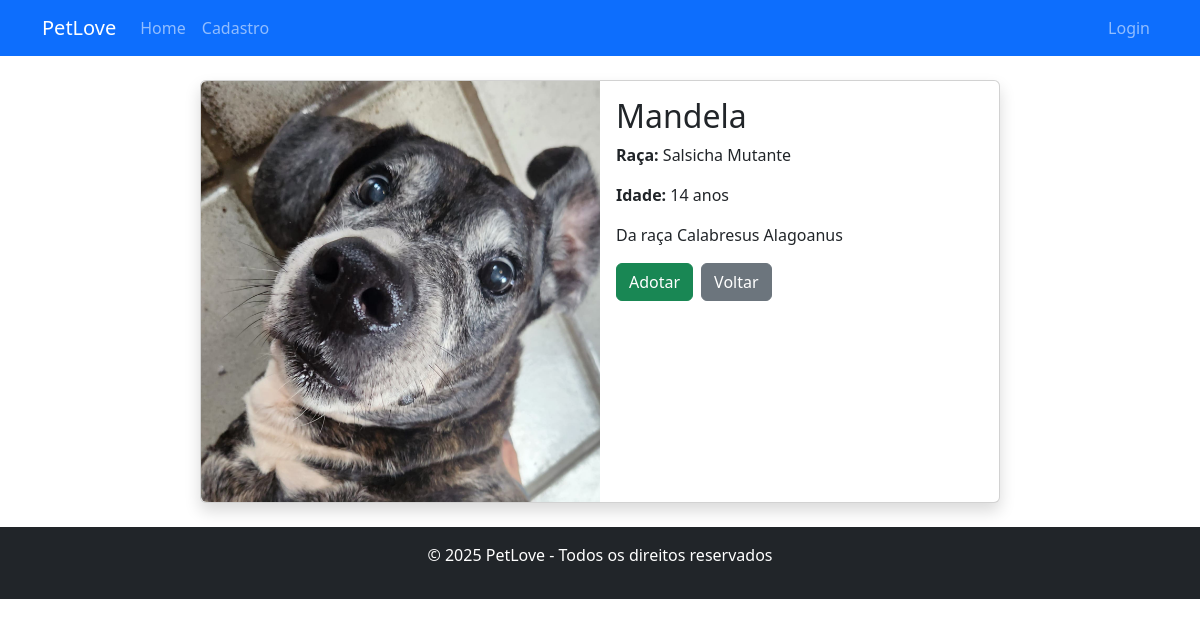
Screenshot of /3/ with the database file from the repository.
### pets/models.py (models this page shows, shortened)
class Pet(models.Model):
    nome = models.CharField(max_length=100)
    especie = models.CharField(max_length=50)
    idade = models.IntegerField()
    descricao = models.TextField()
    imagem = models.ImageField(upload_to='pets/', blank=True, null=True)
    categoria = models.ForeignKey(Categoria, on_delete=models.CASCADE, null=True, blank=True)

### pets/views.py (the view)
# urls.py: path('<int:pet_id>/', views.detalhar_pet, name='detalhar_pet'),
def detalhar_pet(request, pet_id):
    pet = get_object_or_404(Pet, id=pet_id)
    return render(request, 'pets/detalhar.html', {'pet': pet})

### pets/templates/pets/detalhar.html (shortened to what this page needs)
{% extends 'base.html' %}
{% block content %}
<div class="card mx-auto shadow" style="max-width: 800px;">
    <div class="row g-0">
        <div class="col-md-6">
            <img src="{{ pet.imagem.url }}" class="img-fluid rounded-start" alt="{{ pet.nome }}">
        </div>
        <div class="col-md-6">
            <div class="card-body">
                <h2 class="card-title">{{ pet.nome }}</h2>
                <p class="card-text"><strong>Raça:</strong> {{ pet.especie }}</p>
                <p class="card-text"><strong>Idade:</strong> {{ pet.idade }} anos</p>
                <p class="card-text">{{ pet.descricao }}</p>
                <div class="d-flex gap-2 mt-3">
                    <a href="{% url 'adotar_pet' pet.id %}" class="btn btn-success">Adotar</a>
                    <a href="{% url 'listar_pets' %}" class="btn btn-secondary">Voltar</a>
                </div>
            </div>
        </div>
    </div>
</div>
{% endblock %}

### rows the page displays
Pet: imagem (picture), nome "Mandela", especie "Salsicha Mutante", idade "14", descricao "Da raça Calabresus Alagoanus"
